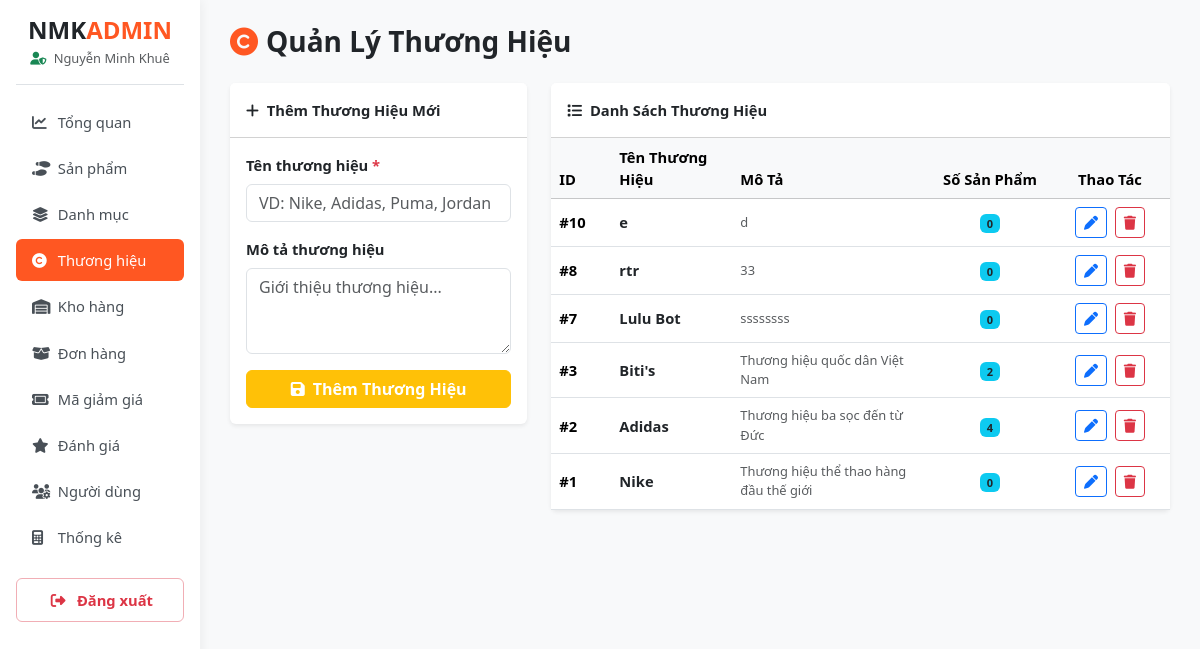
The page /admin/modules/thuong-hieu/index-thuonghieu.php (signed in) on the database its author committed.
### tables this page shows
CREATE TABLE `brands` (
  `id` int(11) NOT NULL,
  `brand_name` varchar(100) NOT NULL,
  `description` text DEFAULT NULL
);

### config.php (called while the page is built, shortened)
<?php
function sanitize($data) {
    return htmlspecialchars(trim((string)$data), ENT_QUOTES, 'UTF-8');
}

### admin/modules/thuong-hieu/index-thuonghieu.php (the view, shortened to what this page needs)
<?php
require_once __DIR__ . '/../../../config.php';
$edit_data = null;
$brands = $pdo->query("SELECT b.*, COUNT(p.id) AS product_count
                       FROM brands b
                       LEFT JOIN products p ON b.id = p.brand_id
                       GROUP BY b.id
                       ORDER BY b.id DESC")->fetchAll();
require_once __DIR__ . '/../../includes/header.php';
require_once __DIR__ . '/../../includes/sidebar.php';
?>
<div class="d-flex justify-content-between align-items-center mb-4">
    <h3 class="fw-bold m-0 text-dark"><i class="fa-solid fa-copyright brand-orange me-2"></i>Quản Lý Thương Hiệu</h3>
</div>
<div class="row">
    <div class="col-md-4 mb-4">
        <div class="card border-0 shadow-sm">
            <div class="card-header bg-white py-3 fw-bold">
                <?= $edit_data ? '<i class="fa-solid fa-pen-to-square me-1"></i> Cập Nhật Thương Hiệu' : '<i class="fa-solid fa-plus me-1"></i> Thêm Thương Hiệu Mới' ?>
            </div>
            <div class="card-body">
                <form action="" method="POST">
                    <div class="mb-3">
                        <label class="form-label fw-semibold">Tên thương hiệu <span class="text-danger">*</span></label>
                        <input type="text" name="name" class="form-control" placeholder="VD: Nike, Adidas, Puma, Jordan" value="<?= sanitize($edit_data['brand_name'] ?? '') ?>" required>
                    </div>
                    <div class="mb-3">
                        <label class="form-label fw-semibold">Mô tả thương hiệu</label>
                        <textarea name="description" class="form-control" rows="3" placeholder="Giới thiệu thương hiệu..."><?= sanitize($edit_data['description'] ?? '') ?></textarea>
                    </div>
                    <button type="submit" name="save_brand" class="btn btn-warning text-white fw-bold w-100">
                        <i class="fa-solid fa-floppy-disk me-1"></i> <?= $edit_data ? 'Lưu Thay Đổi' : 'Thêm Thương Hiệu' ?>
                    </button>
                </form>
            </div>
        </div>
    </div>
    <div class="col-md-8">
        <div class="card border-0 shadow-sm">
            <div class="card-header bg-white py-3 fw-bold">
                <i class="fa-solid fa-list me-1"></i> Danh Sách Thương Hiệu
            </div>
            <div class="card-body p-0">
                <div class="table-responsive">
                    <table class="table table-hover align-middle mb-0">
                        <thead class="table-light">
                            <tr>
                                <th width="60">ID</th>
                                <th>Tên Thương Hiệu</th>
                                <th>Mô Tả</th>
                                <th width="120" class="text-center">Số Sản Phẩm</th>
                                <th width="120" class="text-center">Thao Tác</th>
                            </tr>
                        </thead>
                        <tbody>
                            <?php if (empty($brands)): ?>
                                <tr>
                                    <td colspan="5" class="text-center py-4 text-muted">Chưa có thương hiệu nào.</td>
                                </tr>
                            <?php else: ?>
                                <?php foreach ($brands as $b): ?>
                                    <tr>
                                        <td><strong>#<?= $b['id'] ?></strong></td>
                                        <td class="fw-semibold text-dark"><?= sanitize($b['brand_name']) ?></td>
                                        <td class="text-muted small"><?= sanitize($b['description'] ?: 'Không có mô tả') ?></td>
                                        <td class="text-center"><span class="badge bg-info text-dark"><?= $b['product_count'] ?></span></td>
                                        <td class="text-center">
                                            <a href="?edit=<?= $b['id'] ?>" class="btn btn-sm btn-outline-primary me-1" title="Sửa"><i class="fa-solid fa-pen"></i></a>
                                            <a href="?delete=<?= $b['id'] ?>" class="btn btn-sm btn-outline-danger" title="Xóa" onclick="return confirm('Xóa thương hiệu này?')"><i class="fa-solid fa-trash"></i></a>
                                        </td>
                                    </tr>
                                <?php endforeach; ?>
                            <?php endif; ?>
                        </tbody>
                    </table>
                </div>
            </div>
        </div>
    </div>
</div>
<?php require_once __DIR__ . '/../../includes/footer.php'; ?>

### assets/css/style.css (style rules this page uses)
body.admin-body { background-color: #f8f9fa; font-family: 'Segoe UI', Roboto, Helvetica, Arial, sans-serif; font-size: 0.92rem; }
.brand-orange { color: #ff5722; }

### rows shown on the page
brands: id "10", brand_name "e", description "d", product_count "0"
brands: id "8", brand_name "rtr", description "33", product_count "0"
brands: id "7", brand_name "Lulu Bot", description "ssssssss", product_count "0"
brands: id "3", brand_name "Biti's", description "Thương hiệu quốc dân Việt Nam", product_count "2"
brands: id "2", brand_name "Adidas", description "Thương hiệu ba sọc đến từ Đức", product_count "4"
brands: id "1", brand_name "Nike", description "Thương hiệu thể thao hàng đầu thế giới", product_count "0"

### other values the page prints
$_SESSION['user']['fullname'] "Nguyễn Minh Khuê"
